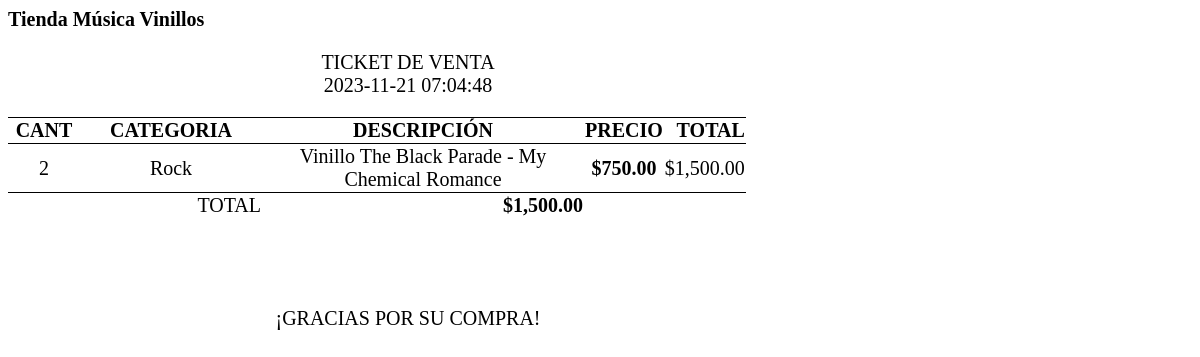
Screenshot of /imprimirTicket.php?id=1 with the database file from the repository.
### tables this page shows
CREATE TABLE `ventas` (
  `id` bigint(20) UNSIGNED NOT NULL,
  `fecha` datetime NOT NULL,
  `total` decimal(7,2) DEFAULT NULL
);

CREATE TABLE `productos_vendidos` (
  `id` bigint(20) UNSIGNED NOT NULL,
  `id_producto` bigint(20) UNSIGNED NOT NULL,
  `cantidad` bigint(20) UNSIGNED NOT NULL,
  `id_venta` bigint(20) UNSIGNED NOT NULL
);

CREATE TABLE `productos` (
  `id` bigint(20) UNSIGNED NOT NULL,
  `codigo` varchar(255) NOT NULL,
  `descripcion` varchar(255) NOT NULL,
  `categoria` varchar(50) NOT NULL,
  `precio` decimal(5,2) NOT NULL,
  `idProveedor` int(11) NOT NULL,
  `NomProveedor` varchar(255) NOT NULL,
  `existencia` decimal(5,2) NOT NULL
);

### imprimirTicket.php (the view, shortened to what this page needs)
<?php
$id = $_GET["id"];
include_once "base_de_datos.php";
$sentencia = $base_de_datos->prepare("SELECT id, fecha, total FROM ventas WHERE id = ?");
$sentencia->execute([$id]);
$venta = $sentencia->fetchObject();
$sentenciaProductos = $base_de_datos->prepare("SELECT p.codigo, p.descripcion, p.categoria, p.precio, pv.cantidad
FROM productos p
INNER JOIN
productos_vendidos pv
ON p.id = pv.id_producto
WHERE pv.id_venta = ?");
$sentenciaProductos->execute([$id]);
$productos = $sentenciaProductos->fetchAll();
?>
<body>
    <div class="ticket">
        <h2>Tienda Música Vinillos</h2>
        <p class="centrado">TICKET DE VENTA
            <br><?php echo $venta->fecha; ?>
        </p>
        <table>
            <thead>
                <tr>
                    <th class="cantidad">CANT</th>
                    <th class="nom">CATEGORIA</th>
                    <th class="producto">DESCRIPCIÓN</th>
                    <th class="precio">PRECIO</th>
                    <th class="precio">TOTAL</th>
                </tr>
            </thead>
            <tbody>
                <?php
                $total = 0;
                foreach ($productos as $producto) {
                    $subtotal = $producto->precio * $producto->cantidad;
                    $total += $subtotal;
                ?>
                    <tr>
                        <td class="cantidad" style="text-align:center;"><?php echo $producto->cantidad;  ?></td>
                        <td class="nom" style="text-align:center;"><?php echo $producto->categoria;  ?></td>
                        <td class="producto" style="text-align:center;"><?php echo $producto->descripcion;  ?></td>
                        <td class="precio" style="text-align:center;"><strong>$<?php echo number_format($producto->precio, 2) ?></strong></td>
                        <td class="precio">$<?php echo number_format($subtotal, 2)  ?></td>
                    </tr>
                <?php } ?>
                <tr>
                    <td colspan="2" style="text-align: right;">TOTAL</td>
                    <td class="precio">
                        <strong>$<?php echo number_format($total, 2) ?></strong>
                    </td>
                </tr>
            </tbody>
        </table>
        <br><br><br>
        <p class="centrado">¡GRACIAS POR SU COMPRA!
        </p>
    </div>
</body>

### imprimirTicket.php (style rules this page uses)
* { font-size: 20px; font-family: 'Times New Roman'; }
td, th, tr, table { border-top: 1px solid black; border-collapse: collapse; }
td.producto, th.producto { width: 320px; }
td.nom, th.nom { width: 180px; }
td.cantidad, th.cantidad { width: 70px; }
td.precio, th.precio { width: 50px; text-align: right; }
.centrado { text-align: center; align-content: center; }
.ticket { width: 800px; max-width: 800px; }

### rows the page displays
ventas: fecha "2023-11-21 07:04:48"
productos_vendidos: cantidad "2", id_producto.categoria "Rock", id_producto.descripcion "Vinillo The Black Parade - My Chemical Romance", id_producto.precio "750.00", subtotal "1,500.00"

### other values shown
$total "1,500.00"
